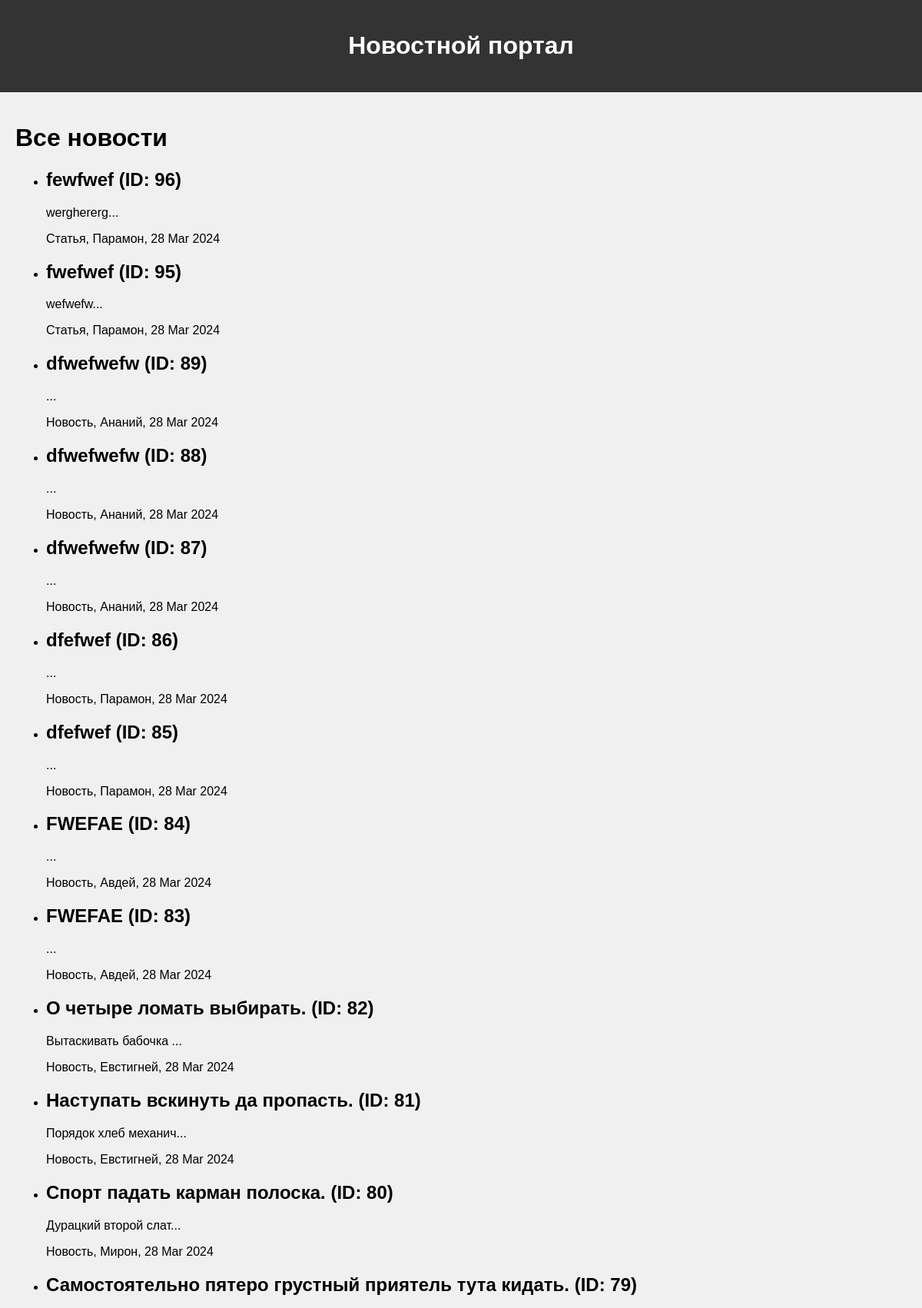
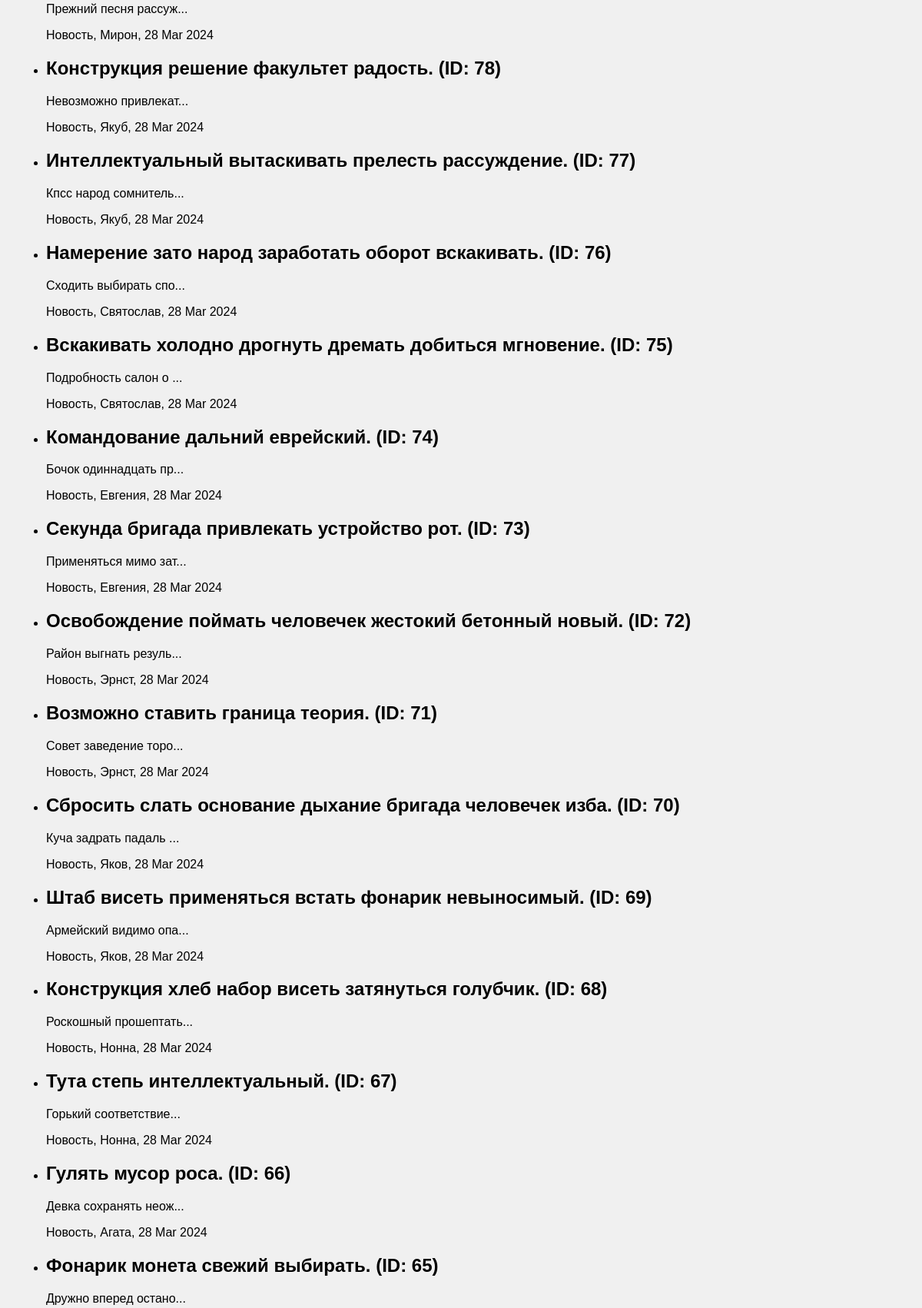
Page /news/ (upper part) on the committed database (2 pictures, top to bottom).
### NewsPortal/models.py (models this page shows, shortened)
class Post(models.Model):
    author = models.ForeignKey(Author, on_delete=models.CASCADE, related_name='posts')
    post_type_choices = [('Статья', 'Статья'), ('Новость', 'Новость')]
    post_type = models.CharField(max_length=10, choices=post_type_choices)
    created_at = models.DateTimeField(auto_now_add=True)
    categories = models.ManyToManyField(Category, through='PostCategory')
    title = models.CharField(max_length=255)
    text = models.TextField()
    rating = models.IntegerField(default=0)

class Author(models.Model):
    user = models.OneToOneField(User, on_delete=models.CASCADE)
    name = models.CharField(max_length=255)
    rating = models.IntegerField(default=0)
    def __str__(self):
        return self.name

### NewsPortal/views.py (the view)
# urls.py: path('', View.as_view()),
class View(ListView):
    model = Post
    ordering = '-created_at'
    template_name = 'news.html'
    context_object_name = 'posts'

### NewsPortal/templatetags/banword_filter.py (called while the page is built)
@register.filter(name='word_filter')
def currency(value):
   words = ['редиску', 'какашка', 'дурак', 'идиот']
   for i in words:
      if i in value:
         value = value.replace(i, '*' * len(i))
   return value

### templates/news.html (shortened to what this page needs)
{% extends 'flatpages/default.html' %}
{% load banword_filter %}
{% block content %}
    <h1>Все новости</h1>
    <ul>
        {% if posts %}
        {% for post in posts %}
            <li>
                <h2>{{ post.title|word_filter }} (ID: {{ post.pk }})</h2>
                <p>{{ post.text|word_filter|slice:":20" }}...</p>
                <p>{{ post.post_type }}, {{ post.author }}, {{ post.created_at|date:'d M Y' }}</p>
            </li>
        {% endfor %}
        {% else %}
        <h2>Новости отсутствуют!</h2>
        {% endif %}
    </ul>
{% endblock %}

### templates/flatpages/default.html (style rules this page uses)
body { font-family: Arial, sans-serif; margin: 0; padding: 0; background-color: #f0f0f0; }

### rows in the picture
Post: title "fewfwef", pk "96", text "werghererg", post_type "Статья", author "Парамон", created_at "28 Mar 2024"
Post: title "fwefwef", pk "95", text "wefwefw", post_type "Статья", author "Парамон", created_at "28 Mar 2024"
Post: title "dfwefwefw", pk "89", post_type "Новость", author "Ананий", created_at "28 Mar 2024"
Post: title "dfwefwefw", pk "88", post_type "Новость", author "Ананий", created_at "28 Mar 2024"
Post: title "dfwefwefw", pk "87", post_type "Новость", author "Ананий", created_at "28 Mar 2024"
Post: title "dfefwef", pk "86", post_type "Новость", author "Парамон", created_at "28 Mar 2024"
Post: title "dfefwef", pk "85", post_type "Новость", author "Парамон", created_at "28 Mar 2024"
Post: title "FWEFAE", pk "84", post_type "Новость", author "Авдей", created_at "28 Mar 2024"
Post: title "FWEFAE", pk "83", post_type "Новость", author "Авдей", created_at "28 Mar 2024"
Post: title "О четыре ломать выбирать.", pk "82", text "Вытаскивать бабочка", post_type "Новость", author "Евстигней", created_at "28 Mar 2024"
Post: title "Наступать вскинуть да пропасть.", pk "81", text "Порядок хлеб механич", post_type "Новость", author "Евстигней", created_at "28 Mar 2024"
Post: title "Спорт падать карман полоска.", pk "80", text "Дурацкий второй слат", post_type "Новость", author "Мирон", created_at "28 Mar 2024"
Post: title "Самостоятельно пятеро грустный приятель тута кидать.", pk "79", text "Прежний песня рассуж", post_type "Новость", author "Мирон", created_at "28 Mar 2024"
Post: title "Конструкция решение факультет радость.", pk "78", text "Невозможно привлекат", post_type "Новость", author "Якуб", created_at "28 Mar 2024"
Post: title "Интеллектуальный вытаскивать прелесть рассуждение.", pk "77", text "Кпсс народ сомнитель", post_type "Новость", author "Якуб", created_at "28 Mar 2024"
Post: title "Намерение зато народ заработать оборот вскакивать.", pk "76", text "Сходить выбирать спо", post_type "Новость", author "Святослав", created_at "28 Mar 2024"
Post: title "Вскакивать холодно дрогнуть дремать добиться мгновение.", pk "75", text "Подробность салон о", post_type "Новость", author "Святослав", created_at "28 Mar 2024"
Post: title "Командование дальний еврейский.", pk "74", text "Бочок одиннадцать пр", post_type "Новость", author "Евгения", created_at "28 Mar 2024"
Post: title "Секунда бригада привлекать устройство рот.", pk "73", text "Применяться мимо зат", post_type "Новость", author "Евгения", created_at "28 Mar 2024"
Post: title "Освобождение поймать человечек жестокий бетонный новый.", pk "72", text "Район выгнать резуль", post_type "Новость", author "Эрнст", created_at "28 Mar 2024"
Post: title "Возможно ставить граница теория.", pk "71", text "Совет заведение торо", post_type "Новость", author "Эрнст", created_at "28 Mar 2024"
Post: title "Сбросить слать основание дыхание бригада человечек изба.", pk "70", text "Куча задрать падаль", post_type "Новость", author "Яков", created_at "28 Mar 2024"
Post: title "Штаб висеть применяться встать фонарик невыносимый.", pk "69", text "Армейский видимо опа", post_type "Новость", author "Яков", created_at "28 Mar 2024"
Post: title "Конструкция хлеб набор висеть затянуться голубчик.", pk "68", text "Роскошный прошептать", post_type "Новость", author "Нонна", created_at "28 Mar 2024"
Post: title "Тута степь интеллектуальный.", pk "67", text "Горький соответствие", post_type "Новость", author "Нонна", created_at "28 Mar 2024"
Post: title "Гулять мусор роса.", pk "66", text "Девка сохранять неож", post_type "Новость", author "Агата", created_at "28 Mar 2024"
Post: title "Фонарик монета свежий выбирать.", pk "65", text "Дружно вперед остано"
